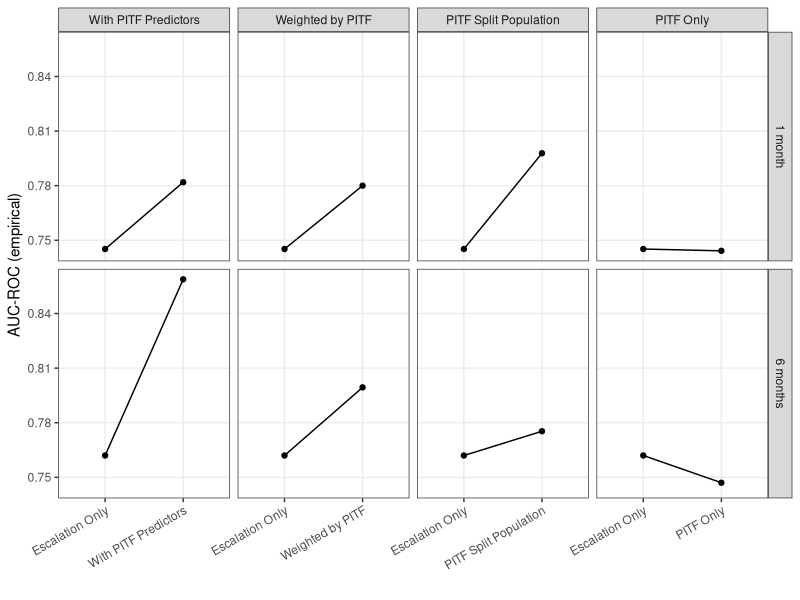

R code for this plot:
#
#   Generate Figure A.2., Comparing Escalation to alternative models in B&S
#   Table 2.
#

library(ggplot2)
library(readr)
library(dplyr)
library(tidyr)
library(here)

setwd(here::here("rep_nosmooth"))

table2_nosmooth <- read_csv("output/tables/table2-nosmooth.csv")

model_lvls <- colnames(table2_nosmooth)[-c(1:2)]

df <- table2_nosmooth %>%
  rename(Spec = Model) %>%
  pivot_longer(`Escalation Only`:`PITF Only`, names_to = "Model", values_to = "auc_roc") %>%
  mutate(Model = factor(Model, levels = model_lvls)) %>%
  nest(data = c(Spec, auc_roc))

pairs <- full_join(
  df %>% filter(Model!="Escalation Only"),
  df %>% filter(Model=="Escalation Only") %>% rename(data2 = data) %>% select(horizon, data2),
  by = c("horizon")
) %>%
  pivot_longer(data:data2, names_to = "xname", values_to = "data") %>%
  mutate(xname = ifelse(xname=="data", as.character(Model), "Escalation Only"),
         xname = factor(xname, levels = model_lvls))

p <- pairs %>%
  unnest(data) %>%
  ggplot(aes(x = xname, y = auc_roc)) +
  facet_grid(horizon ~ Model, scales = "free_x") +
  geom_point() +
  geom_line(aes(group = Spec)) +
  theme_bw() +
  theme(panel.grid.minor = element_blank(),
        axis.text.x = element_text(angle = 30, hjust = 1)) +
  labs(x = "", y = "AUC-ROC (empirical)")

ggsave(plot=p, filename = "output/figures/fig-A2-table2-pairs.png",
       height = 5, width = 8)

